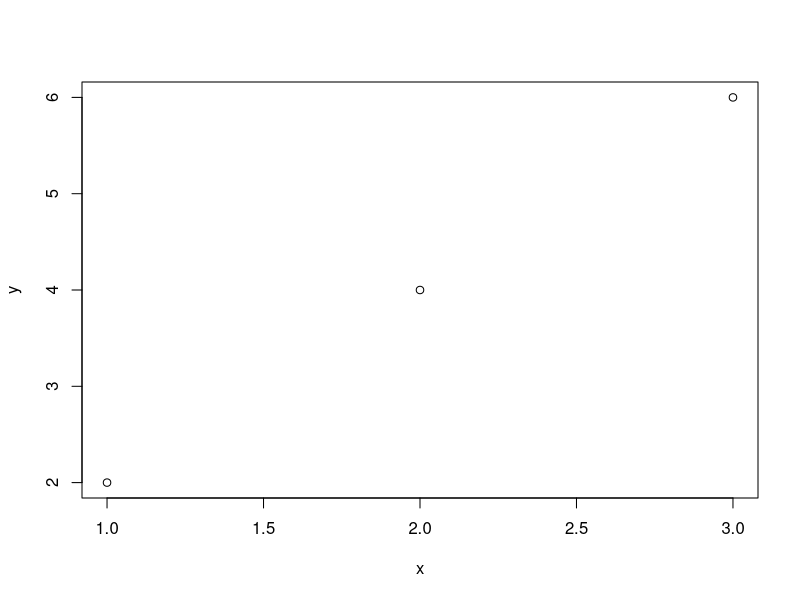
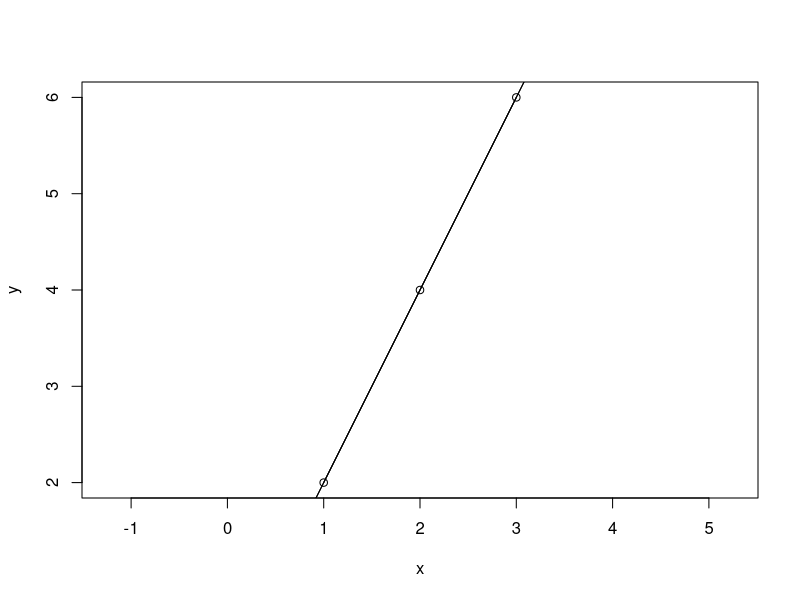
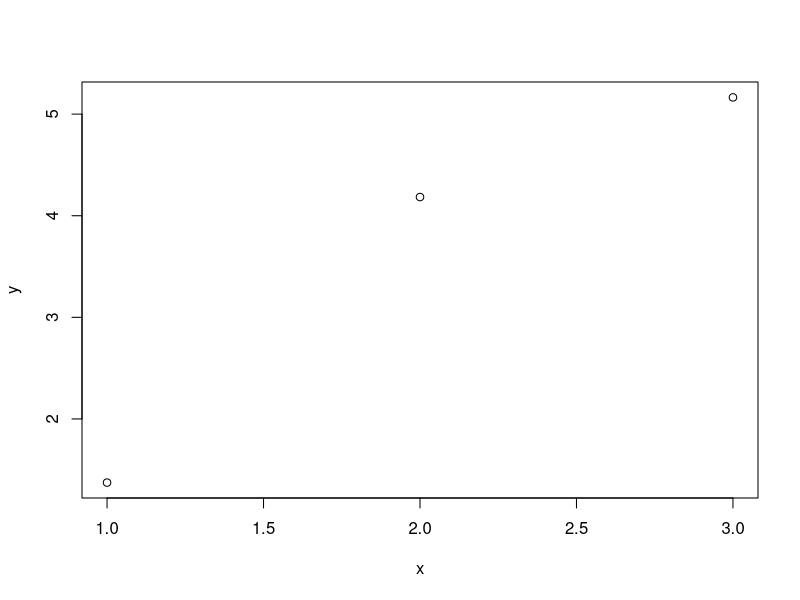
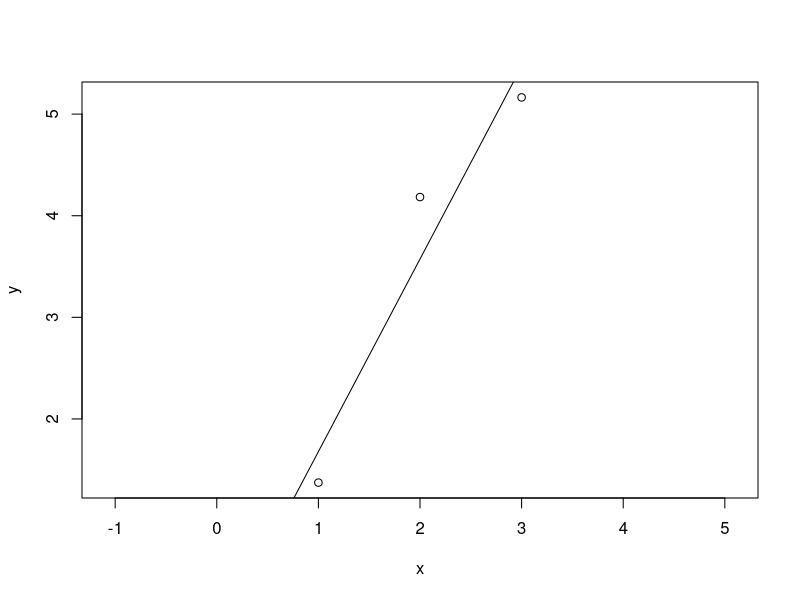
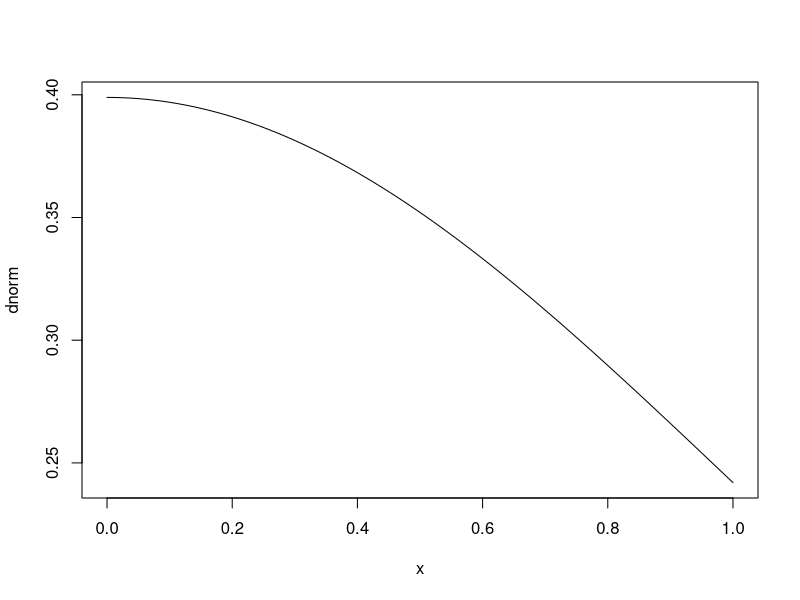
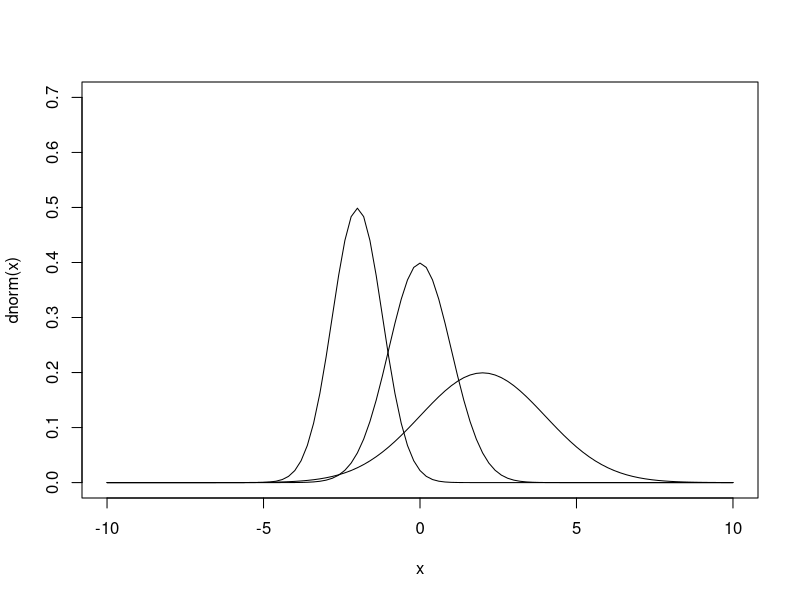
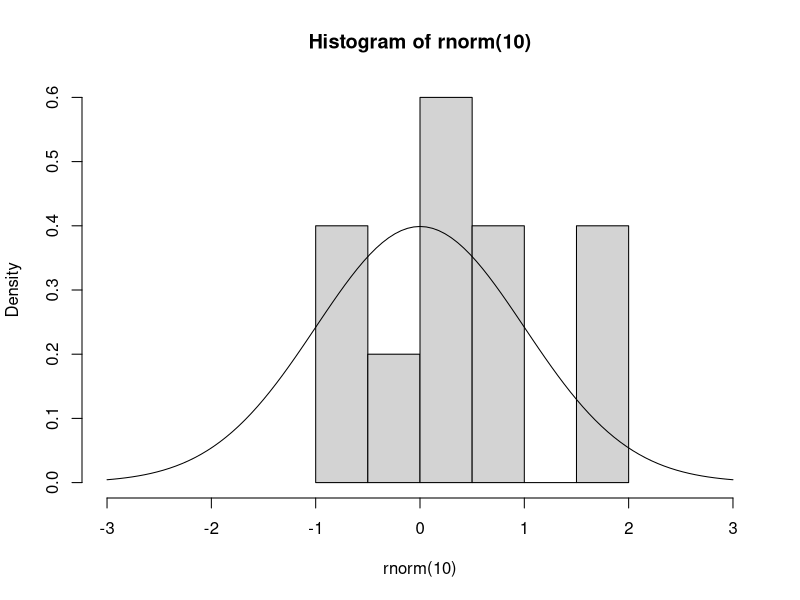

Source code (R) for these figures, in order:
# Create a vector called x
x <- c(1, 2, 3)
# y = 2*x
y = 2 * x
# Visualisation
plot(x, y)
# x and y in the same unit
plot(x, y, asp = TRUE)
lines(x, y)
abline(a=0, b=2)
abline(b=2)
abline(0,2)
# Data frame
data.frame(x, y)
a <- data.frame(x, y)
# indexing
x[2]
x[2:3]
x[-1]
a[1, 2]
a[1, "y"]
a[1, ]
a[c(1,3),]
# Simulation for regression
set.seed(1)
a$y <- a$y +rnorm(3)
plot(a)
plot(y ~ x ,a, asp=TRUE)
lm(y ~ x ,a)
a.lm = lm(y ~ x ,a)
abline(a.lm)
summary(a.lm)
## Practice in 2017-04-05
## Normal distribution density
plot(dnorm)
curve(dnorm,-10,10, xlim=c(-10,10),ylim=c(0,0.7))
customdnorm <- function(x){dnorm(x, -2, 0.8)}
curve(customdnorm,-10,10, add=TRUE)
customdnorm <- function(x){dnorm(x, 2, 2)}
curve(customdnorm,-10,10, add=TRUE)
customdnorm <- function(x, m=3, s=1.5){dnorm(x, m, s)}

hist(rnorm(10),  5,  freq=F, xlim=c(-3,3))
curve(dnorm,-3,3, add=T)

